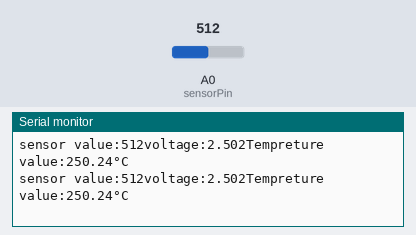
Bench run of a sketch on a simulated Arduino Uno, built with avr-gcc and run on an emulated ATmega328P. Shown: the last lines printed to the serial monitor. The test bench sets the inputs (shaded band); at power-on: A0 (sensorPin) = 512.

Above: at 1.2 s.
1.3 s: A0 (sensorPin) set to 211
At 1.37 s:
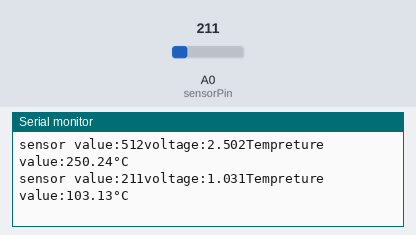
4.3 s: A0 (sensorPin) set to 193
At 4.33 s:
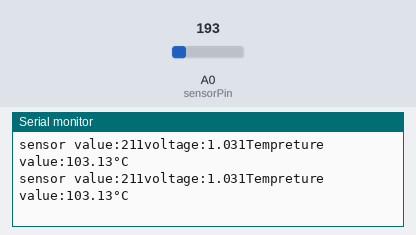
13.3 s: A0 (sensorPin) set to 104
At 13.3 s:
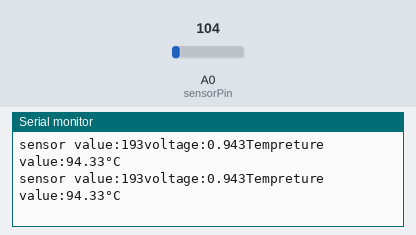
16.3 s: A0 (sensorPin) set to 94
At 16.33 s:
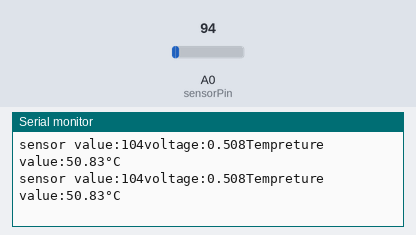
Timing chart, 0 to 19.3 s (numbered marks = the images above; inputs shaded):
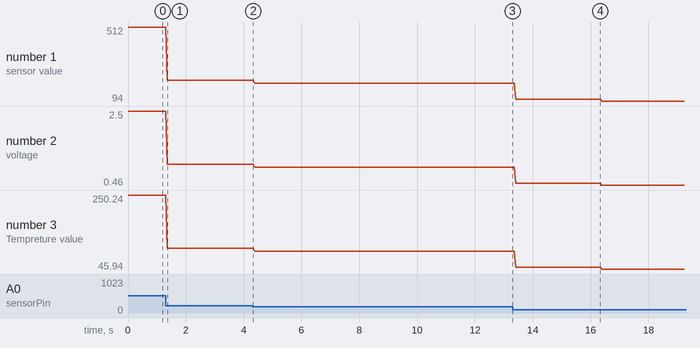

The sketch:

Execise_9d_and_9e.ino
```cpp
int sensorPin = A0;    // select the input pin for the tempreture sensor
int sensorValue = 0;  // variable to store the value coming from the sensor
float voltage=0;      // variable used to calculate the tempreture
float Tempreture=0;      // variable used to calculate the tempreture

void setup() {
  Serial.begin(9600); // enable serial moniter
}

void loop() {

  // read the value from the sensor:
  sensorValue = analogRead(sensorPin);  // reading analog
  voltage = sensorValue * 5.0 / 1023.0; // calculating voltage
  // Map the sensor value to LED brightness levels
  Tempreture=voltage*100  ;

  Serial.print("sensor value:");
  Serial.print(sensorValue);
  Serial.print("voltage:");
  Serial.print(voltage,3);
  Serial.print("Tempreture value:");
  Serial.print(Tempreture);
  Serial.print("\xC2\xB0"); // shows degree symbol
  Serial.println("C");
  delay(10);
}
```

Measured:
- after the input at 1.3 s, the serial monitor: prints a new line after 0.06 s (image 1)
- plotted number 1: 512 → 211 after the input at 1.3 s, 211 → 193 after the input at 4.3 s, 193 → 104 after the input at 13.3 s, 104 → 94 after the input at 16.3 s
- plotted number 2: 2.5 → 1.03 after the input at 1.3 s, 1.03 → 0.94 after the input at 4.3 s, 0.94 → 0.51 after the input at 13.3 s, 0.51 → 0.46 after the input at 16.3 s
- plotted number 3: 250.24 → 103.13 after the input at 1.3 s, 103.13 → 94.33 after the input at 4.3 s, 94.33 → 50.83 after the input at 13.3 s, 50.83 → 45.94 after the input at 16.3 s
